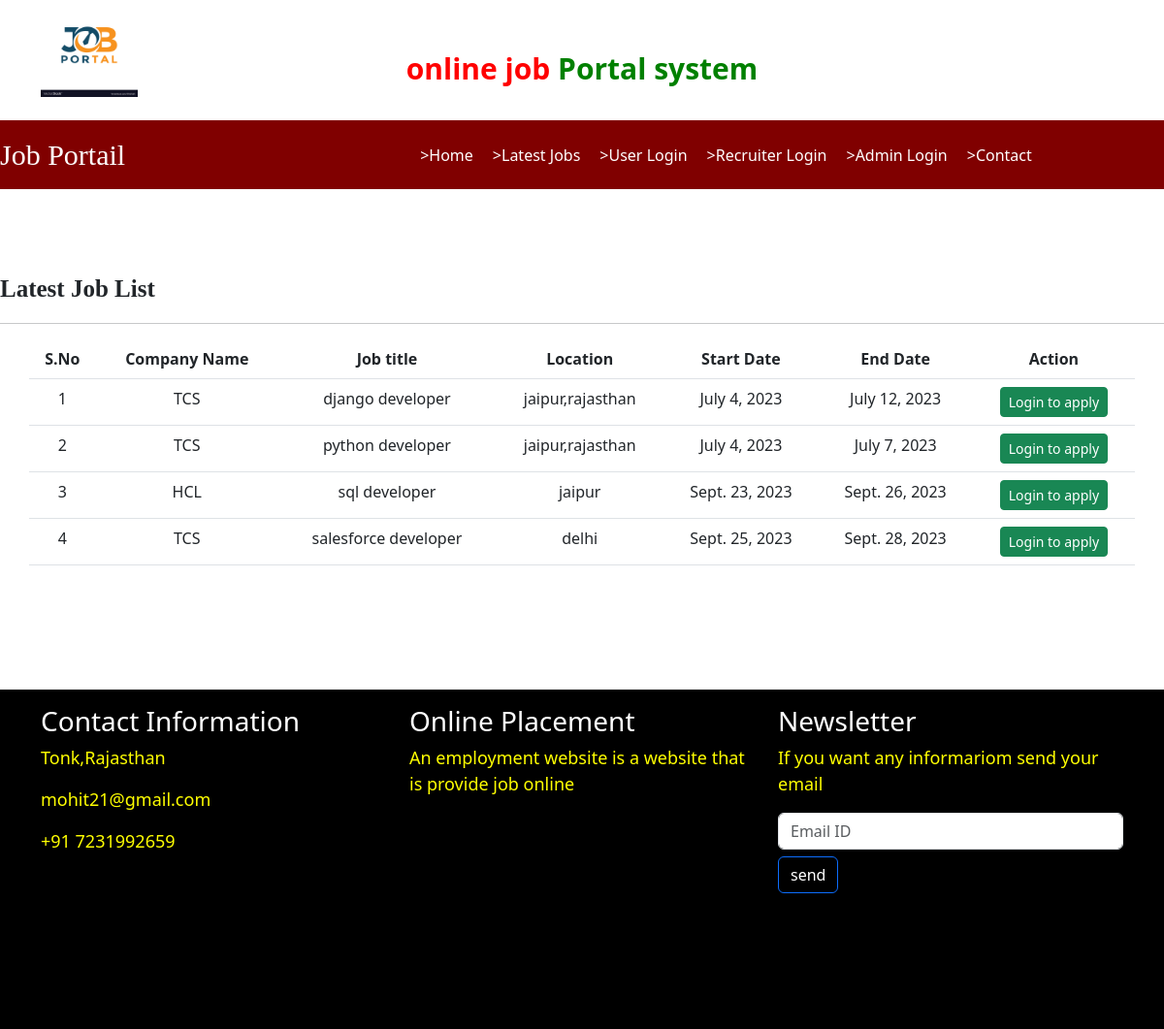
The page /latest_jobs on the database its author committed.
### job/models.py (models this page shows, shortened)
class Job(models.Model):
    recruiter=models.ForeignKey(Recruiter,on_delete=models.CASCADE,blank=True)
    start_date=models.DateField()
    end_date=models.DateField()
    title=models.CharField(max_length=100)
    salary=models.FloatField(max_length=20)
    description=models.CharField(max_length=300)
    experience=models.CharField(max_length=50)
    location=models.CharField(max_length=100)
    skills=models.CharField(max_length=100)
    creationdate=models.DateField()
    image=models.ImageField(upload_to='images',default='')

class Recruiter(models.Model):
    user=models.ForeignKey(User,on_delete=models.CASCADE)
    mobile=models.CharField(max_length=15,null=True)
    gender=models.CharField(max_length=10,null=True)
    company=models.CharField(max_length=100,null=True)
    type=models.CharField(max_length=15,null=True)
    status=models.CharField(max_length=20,null=True)
    image=models.ImageField(upload_to='images',default='')

### job/views.py (the view)
# urls.py: path('latest_jobs',views.latest_jobs,name='latest_jobs'),
def latest_jobs(request):
    job=Job.objects.all()
    d={'job':job}
    return render(request,'job/latest_jobs.html',d)

### templates/job/latest_jobs.html (shortened to what this page needs)
{% extends 'job/navigation.html' %}
{% load static %}
{% block body %}
<marquee style="font-family:'Monotype Corsiva' ;font-size:25px; color: darkcolor; backgroung-color:black;font-weight:bold;margin-top:1%">
    Latest Job List
</marquee>
<hr>
<table class="table table-hover container id="example">
    <thead>
    <tr>
       <th>S.No</th>
       <th>Company Name</th>
       <th>Job title</th>
       <th>Location</th>
       <th>Start Date</th>
       <th>End Date</th>
       <th>Action</th>
    </tr>
    </thead>
    <tbody>
    {% for i in job %}
    <tr style="background-color: #DEB887">
        <td>{{forloop.counter}}</td>
        <td>{{i.recruiter.company}}</td>
        <td>{{i.title}}</td>
        <td>{{i.location}}</td>
        <td>{{i.start_date}}</td>
        <td>{{i.end_date}}</td>
        <td><a href="{% url 'user_login'  %}" class="btn btn-success btn-sm" >Login to apply</a>
        </td>
    </tr>
    {% endfor %}
    </tbody>
</table>
{% endblock body %}

### templates/job/latest_jobs.html (style rules this page uses)
tr { text-align:center }

### rows shown on the page
Job: recruiter.company "TCS", title "django developer", location "jaipur,rajasthan", start_date "July 4, 2023", end_date "July 12, 2023"
Job: recruiter.company "TCS", title "python developer", location "jaipur,rajasthan", start_date "July 4, 2023", end_date "July 7, 2023"
Job: recruiter.company "HCL", title "sql developer", location "jaipur", start_date "Sept. 23, 2023", end_date "Sept. 26, 2023"
Job: recruiter.company "TCS", title "salesforce developer", location "delhi", start_date "Sept. 25, 2023", end_date "Sept. 28, 2023"
